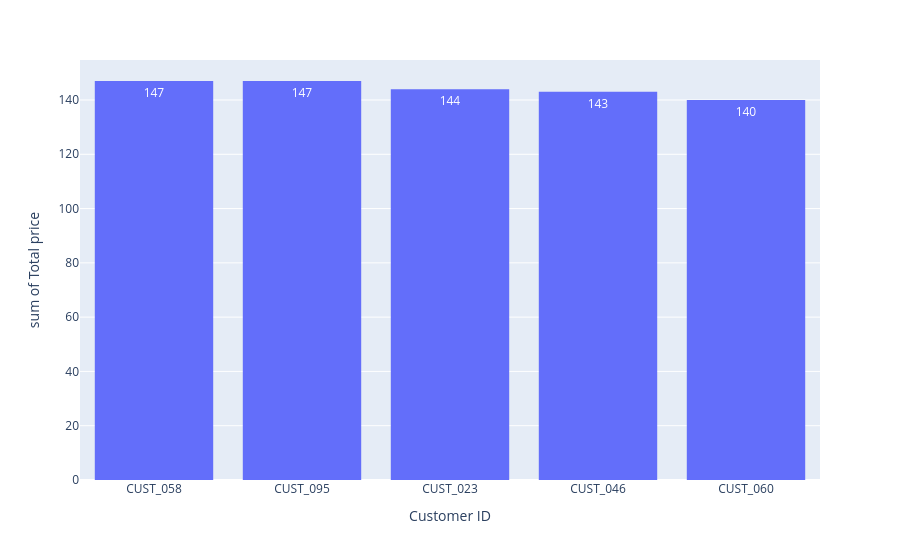

Notebook cell for this chart:
### Markdown cell above
3.least 5 orders

### Code cell
cust1=df.groupby('Customer ID')['Total price'].count().reset_index().sort_values(ascending=False,by='Total price').tail(5)
px.histogram(cust1,x='Customer ID',y='Total price',text_auto=True)

### Figure 1 — Plotly figure (JSON) as saved in the notebook; plotly's stock layout.template omitted (floating-point values rounded to 4 significant figures)
{"data": [{"bingroup": "x", "histfunc": "sum", "hovertemplate": "Customer ID=%{x}<br>sum of Total price=%{y}<extra></extra>", "legendgroup": "", "marker": {"color": "#636efa", "pattern": {"shape": ""}}, "name": "", "orientation": "v", "showlegend": false, "texttemplate": "%{value}", "type": "histogram", "x": ["CUST_058", "CUST_095", "CUST_023", "CUST_046", "CUST_060"], "xaxis": "x", "y": [147, 147, 144, 143, 140], "yaxis": "y"}], "layout": {"barmode": "relative", "legend": {"tracegroupgap": 0}, "margin": {"t": 60}, "xaxis": {"anchor": "y", "domain": [0, 1], "title": {"text": "Customer ID"}}, "yaxis": {"anchor": "x", "domain": [0, 1], "title": {"text": "sum of Total price"}}}}
